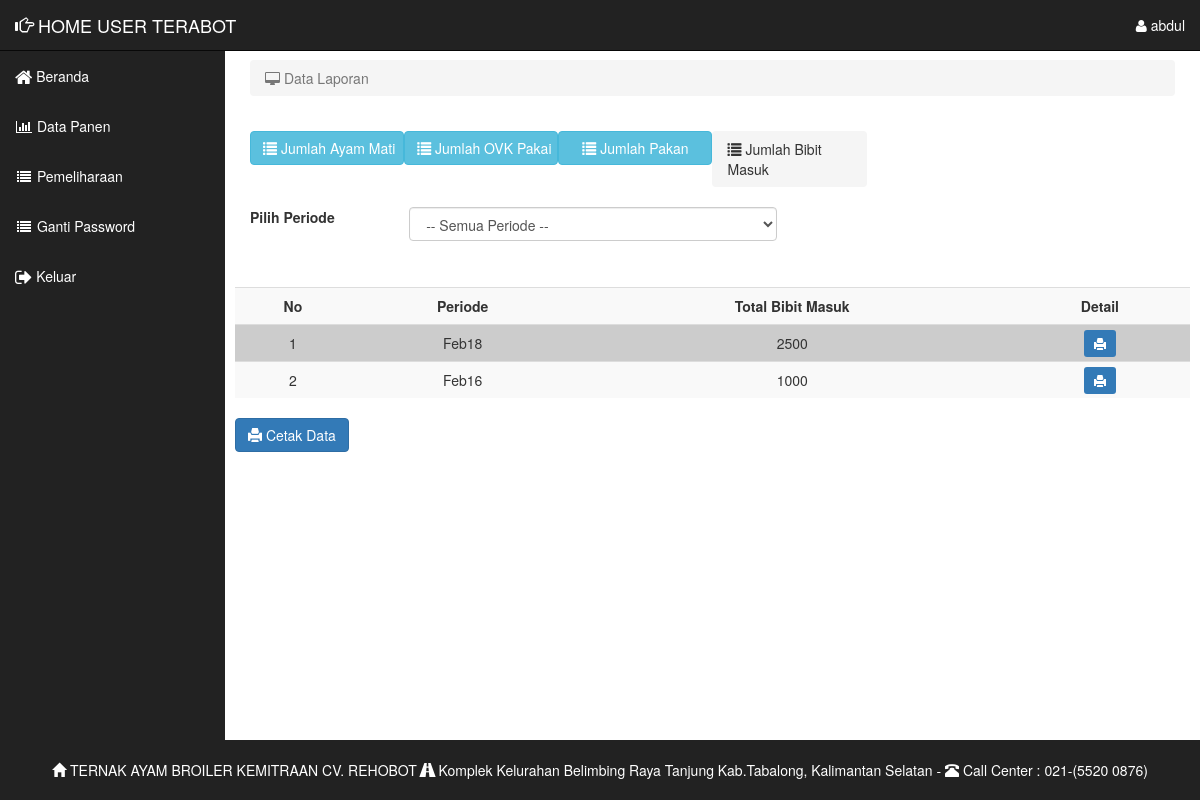
/user/lapbibit.php (signed in), run on the app's committed database.
### tables this page shows
CREATE TABLE `tbpenyerahanbibit` (
  `IDProduksi` varchar(6) NOT NULL,
  `IDPeternak` varchar(6) NOT NULL,
  `IDSupplier` varchar(6) NOT NULL,
  `Strain` varchar(10) NOT NULL,
  `TanggalChickIn` date NOT NULL,
  `JumlahChickIn` varchar(11) NOT NULL,
  `Harga` varchar(20) NOT NULL,
  `Periode` varchar(15) NOT NULL,
  `KondisiChickIn` varchar(15) NOT NULL,
  `IDDataKandang` varchar(6) NOT NULL
);

### user/lapbibit.php (the view, shortened to what this page needs)
<?php
include 'header.php';
include '../conn.php';?>
<div id="page-wrapper">
<div class="container-fluid">
                <div class="row">
                <div class="col-lg-12">
                <ol class="breadcrumb">
                <li class="active">
                <i class="fa fa-desktop"></i> Data Laporan</a></li>
                </ol>
                </div>
                </div>
				<div class="dataTable_wrapper">
  <div class="form-group">
<a href="laporan.php" class="btn btn-info  col-lg-2"><span class='glyphicon glyphicon-list'></span> Jumlah Ayam Mati</a>
<a href="lapovk.php" class="btn btn-info col-lg-2"><span class='glyphicon glyphicon-list'></span>  Jumlah OVK Pakai</a>
<a href="lappakan.php" class="btn btn-info col-lg-2"><span class='glyphicon glyphicon-list'></span>  Jumlah Pakan</a>
<ol class="breadcrumb col-lg-2">
<th  class="active" ><span class='glyphicon glyphicon-list'></span>  Jumlah Bibit Masuk</th></ol>
 </div>
</div>
</div>
<div class="table-responsive">
  <table class="table table-striped table-hover" bgcolor="#CCCCCC">
    <tr align="center">
 <form class="form-inline" method="get">
	 <div class="col-xs-2"><label> Pilih Periode</label>
    </div>
	<div class="col-xs-5">
	  <select class="form-control col-md-4" span="label label-success" onchange="form.submit()" name="anu" >
		<option value="">-- Semua Periode --</option>
		<?php
		  $anu =  @$_GET['anu'];
		?>
		</select>
		</div>
  </form>
  <br></br>  <br></br>
	  <th>No</th>
      <th>Periode</th>
	  <th>Total Bibit Masuk</th>
      <th>Detail</th>
    </tr>
    <?php
    if ($anu) {
      $sql = mysqli_query($koneksi, "SELECT *, SUM(`JumlahChickIn`) AS `total` FROM `tbpenyerahanbibit` WHERE `Periode` = '$anu'");
	  } else {
		  $sql= mysqli_query ($koneksi, "SELECT *, SUM(`JumlahChickIn`) AS `total` FROM `tbpenyerahanbibit` group by `Periode` desc");
	  }
	 if (mysqli_num_rows($sql) == 0) {
        echo "<tr><td colspan=\"9\">Tidak Ada Data</td></tr>";
      } else {
        $no = 0;
        while ($data = mysqli_fetch_array($sql)) {
          $no++;
          echo '
        <tr align="center" bgcolor="#CCCCCC">
          <td>'.$no.'</td>
          <td>'.$data[7].'</td>
		  <td align="center">'.$data[10].'</td>
          <td align="center"><a href="cetakbibitper.php?id='.$data[7].'" target="_blank" class="btn-primary btn-sm"><span class="glyphicon glyphicon-print" aria-hidden="true"></span></a>
          </td>
        </tr>';
        }
      }
    ?>
  </table>
</div>
	<div class="table-responsive">
 <a href="cetakbibitall.php" target="_blank" class="btn btn-primary" name="simpan"><span class="glyphicon glyphicon-print"></span> Cetak Data</button><a/>
</div>
</div>
<?php include 'footer.php';?>

### user/css/sb-admin.css (style rules this page uses)
body { margin-bottom: 50px; }
body { margin-top: 100px; background-color: white; }
@media (min-width:768px) { body { margin-top: 50px; } }
#page-wrapper { width: 100%; padding: 0; background-color: #fff; }
@media (min-width:768px) { #page-wrapper { padding: 10px; } }

### data on the page
tbpenyerahanbibit: Periode "Feb18", data "2500"
tbpenyerahanbibit: Periode "Feb16", data "1000"

### other printed values
$_SESSION['username'] "abdul"
